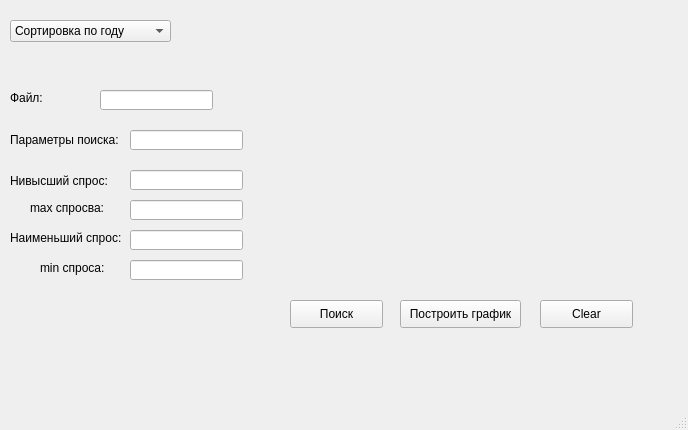
<?xml version="1.0" encoding="UTF-8"?>
<ui version="4.0">
 <class>mainWindow</class>
 <widget class="QMainWindow" name="mainWindow">
  <property name="geometry">
   <rect>
    <x>0</x>
    <y>0</y>
    <width>688</width>
    <height>430</height>
   </rect>
  </property>
  <property name="minimumSize">
   <size>
    <width>688</width>
    <height>430</height>
   </size>
  </property>
  <property name="maximumSize">
   <size>
    <width>688</width>
    <height>430</height>
   </size>
  </property>
  <property name="windowTitle">
   <string>Анализатор</string>
  </property>
  <widget class="QWidget" name="centralwidget">
   <widget class="QLabel" name="Error_1">
    <property name="geometry">
     <rect>
      <x>10</x>
      <y>340</y>
      <width>291</width>
      <height>31</height>
     </rect>
    </property>
    <property name="text">
     <string/>
    </property>
   </widget>
   <widget class="QLabel" name="Error_2">
    <property name="geometry">
     <rect>
      <x>310</x>
      <y>340</y>
      <width>371</width>
      <height>31</height>
     </rect>
    </property>
    <property name="text">
     <string/>
    </property>
   </widget>
   <widget class="QPushButton" name="poisk">
    <property name="geometry">
     <rect>
      <x>290</x>
      <y>300</y>
      <width>93</width>
      <height>28</height>
     </rect>
    </property>
    <property name="text">
     <string>Поиск</string>
    </property>
   </widget>
   <widget class="QPushButton" name="clear">
    <property name="geometry">
     <rect>
      <x>540</x>
      <y>300</y>
      <width>93</width>
      <height>28</height>
     </rect>
    </property>
    <property name="text">
     <string>Clear</string>
    </property>
   </widget>
   <widget class="QComboBox" name="combo_years">
    <property name="geometry">
     <rect>
      <x>10</x>
      <y>20</y>
      <width>161</width>
      <height>22</height>
     </rect>
    </property>
    <item>
     <property name="text">
      <string>Сортировка по году</string>
     </property>
    </item>
    <item>
     <property name="text">
      <string>Сортировка по месяцу</string>
     </property>
    </item>
   </widget>
   <widget class="QLabel" name="spros">
    <property name="geometry">
     <rect>
      <x>10</x>
      <y>170</y>
      <width>101</width>
      <height>21</height>
     </rect>
    </property>
    <property name="text">
     <string>Нивысший спрос:</string>
    </property>
   </widget>
   <widget class="QLineEdit" name="month">
    <property name="geometry">
     <rect>
      <x>130</x>
      <y>170</y>
      <width>113</width>
      <height>20</height>
     </rect>
    </property>
   </widget>
   <widget class="QLineEdit" name="month_ch">
    <property name="geometry">
     <rect>
      <x>130</x>
      <y>200</y>
      <width>113</width>
      <height>20</height>
     </rect>
    </property>
   </widget>
   <widget class="QLabel" name="max_spros">
    <property name="geometry">
     <rect>
      <x>30</x>
      <y>200</y>
      <width>91</width>
      <height>16</height>
     </rect>
    </property>
    <property name="text">
     <string>max спросва:</string>
    </property>
   </widget>
   <widget class="QLineEdit" name="input">
    <property name="geometry">
     <rect>
      <x>100</x>
      <y>90</y>
      <width>113</width>
      <height>20</height>
     </rect>
    </property>
   </widget>
   <widget class="QLabel" name="file_input">
    <property name="geometry">
     <rect>
      <x>10</x>
      <y>90</y>
      <width>81</width>
      <height>16</height>
     </rect>
    </property>
    <property name="text">
     <string>Файл:</string>
    </property>
   </widget>
   <widget class="QLabel" name="spros_2">
    <property name="geometry">
     <rect>
      <x>10</x>
      <y>230</y>
      <width>111</width>
      <height>16</height>
     </rect>
    </property>
    <property name="text">
     <string>Наименьший спрос:</string>
    </property>
   </widget>
   <widget class="QLabel" name="min_spros">
    <property name="geometry">
     <rect>
      <x>40</x>
      <y>260</y>
      <width>71</width>
      <height>16</height>
     </rect>
    </property>
    <property name="text">
     <string>min спроса:</string>
    </property>
   </widget>
   <widget class="QLineEdit" name="month_2">
    <property name="geometry">
     <rect>
      <x>130</x>
      <y>230</y>
      <width>113</width>
      <height>20</height>
     </rect>
    </property>
   </widget>
   <widget class="QLineEdit" name="month_min_ch">
    <property name="geometry">
     <rect>
      <x>130</x>
      <y>260</y>
      <width>113</width>
      <height>20</height>
     </rect>
    </property>
   </widget>
   <widget class="QPushButton" name="gr_bild">
    <property name="geometry">
     <rect>
      <x>400</x>
      <y>300</y>
      <width>121</width>
      <height>28</height>
     </rect>
    </property>
    <property name="text">
     <string>Построить график</string>
    </property>
   </widget>
   <widget class="PlotWidget" name="widget" native="true">
    <property name="geometry">
     <rect>
      <x>330</x>
      <y>29</y>
      <width>281</width>
      <height>231</height>
     </rect>
    </property>
   </widget>
   <widget class="QLabel" name="parametr">
    <property name="geometry">
     <rect>
      <x>10</x>
      <y>130</y>
      <width>121</width>
      <height>20</height>
     </rect>
    </property>
    <property name="text">
     <string>Параметры поиска:</string>
    </property>
   </widget>
   <widget class="QLineEdit" name="para_poisk">
    <property name="geometry">
     <rect>
      <x>130</x>
      <y>130</y>
      <width>113</width>
      <height>20</height>
     </rect>
    </property>
   </widget>
  </widget>
  <widget class="QMenuBar" name="menubar">
   <property name="geometry">
    <rect>
     <x>0</x>
     <y>0</y>
     <width>688</width>
     <height>26</height>
    </rect>
   </property>
  </widget>
  <widget class="QStatusBar" name="statusbar"/>
 </widget>
 <customwidgets>
  <customwidget>
   <class>PlotWidget</class>
   <extends>QWidget</extends>
   <header>pyqtgraph</header>
   <container>1</container>
  </customwidget>
 </customwidgets>
 <resources/>
 <connections/>
</ui>
